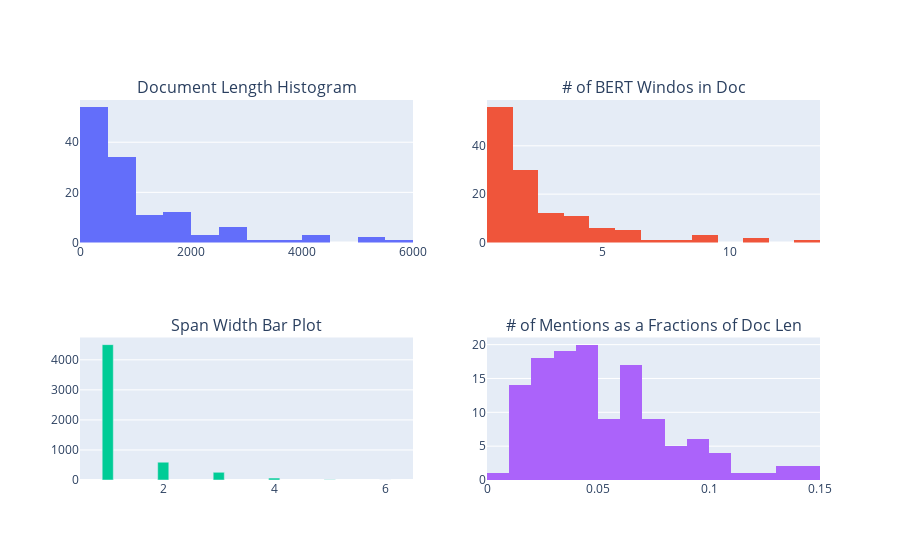

The code cell stored with this chart in its notebook:
### Code cell
fig = make_subplots(rows=2, cols=2, 
                   subplot_titles=("Document Length Histogram", "# of BERT Windos in Doc", 
                                   "Span Width Bar Plot", "# of Mentions as a Fractions of Doc Len"))

x, y = zip(*sorted(span_width.items()))
fig.add_trace(
    go.Histogram(x=doc_lengths),
    row=1, col=1
)

fig.add_trace(
    go.Histogram(x=num_bert_windows),
    row=1, col=2
)

fig.add_trace(
    go.Bar(x=x, y=y, width=0.2),
    row=2, col=1
)

fig.add_trace(
    go.Histogram(x=span_count_fracs),
    row=2, col=2
)

fig.update_layout(showlegend=False)
fig.show()

### Figure 1 — Plotly figure (JSON) as saved in the notebook; plotly's stock layout.template omitted (floating-point values rounded to 4 significant figures)
{"data": [{"type": "histogram", "x": [1464, 1685, 1593, 295, 281, 283, 262, 117, 233, 297, 228, 295, 198, 188, 245, 489, 254, 203, 618, 479, 293, 318, 328, 213, 401, 460, 500, 181, 335, 170, 301, 169, 803, 437, 158, 156, 886, 832, 168, 404, 207, 219, 167, 630, 554, 318, 537, 422, 457, 506, 529, 702, 581, 1467, 1975, 1739, 1749, 589, 307, 380, 252, 216, 132, 203, 400, 213, 461, 129, 307, 2903, 2801, 5926, 965, 320, 1968, 601, 646, 2937, 1935, 2834, 2335, 701, 5259, 743, 1525, 2008, 3318, 5329, 4079, 4268, 1942, 915, 1161, 1208, 1970, 1062, 1038, 484, 3771, 886, 590, 1205, 459, 2524, 395, 558, 2011, 1032, 1214, 1959, 1097, 650, 622, 708, 952, 864, 666, 625, 1133, 977, 976, 328, 834, 847, 4101, 1698, 2561, 684], "xaxis": "x", "yaxis": "y"}, {"type": "histogram", "x": [3, 4, 4, 1, 1, 1, 1, 1, 1, 1, 1, 1, 1, 1, 1, 1, 1, 1, 2, 1, 1, 1, 1, 1, 1, 1, 1, 1, 1, 1, 1, 1, 2, 1, 1, 1, 2, 2, 1, 1, 1, 1, 1, 2, 2, 1, 2, 1, 1, 1, 2, 2, 2, 3, 5, 4, 4, 2, 1, 1, 1, 1, 1, 1, 1, 1, 1, 1, 1, 6, 6, 13, 2, 1, 4, 2, 2, 6, 4, 6, 5, 2, 11, 2, 4, 5, 7, 11, 9, 9, 4, 2, 3, 3, 5, 4, 3, 1, 8, 3, 2, 3, 1, 5, 1, 2, 5, 3, 3, 4, 3, 2, 2, 2, 2, 2, 2, 2, 3, 2, 2, 1, 2, 3, 9, 4, 6, 2], "xaxis": "x2", "yaxis": "y2"}, {"type": "bar", "width": 0.2, "x": [1, 2, 3, 4, 5, 6], "xaxis": "x3", "y": [4505, 593, 255, 63, 7, 2], "yaxis": "y3"}, {"type": "histogram", "x": [0.09836, 0.05697, 0.04206, 0.07458, 0.08541, 0.06007, 0.04198, 0.09402, 0.06009, 0.07407, 0.136, 0.1322, 0.04545, 0.1436, 0.05306, 0.04294, 0.09449, 0.1232, 0.08576, 0.07098, 0.05461, 0.06289, 0.06707, 0.07512, 0.05486, 0.06957, 0.07, 0.105, 0.06567, 0.03529, 0.09635, 0.0355, 0.04234, 0.04348, 0.06329, 0.141, 0.04966, 0.03365, 0.04762, 0.04455, 0.03865, 0.07306, 0.08383, 0.1095, 0.04332, 0.07547, 0.02607, 0.1019, 0.08753, 0.1126, 0.04537, 0.06268, 0.0654, 0.06408, 0.04709, 0.06383, 0.03716, 0.03056, 0.09121, 0.03421, 0.05952, 0.06019, 0.07576, 0.05419, 0.105, 0.0939, 0.01952, 0.06977, 0.03583, 0.02067, 0.01071, 0.05805, 0.03316, 0.0625, 0.03862, 0.004992, 0.02786, 0.02826, 0.02481, 0.06563, 0.04968, 0.01854, 0.01978, 0.02423, 0.03213, 0.01046, 0.0651, 0.01088, 0.04609, 0.03491, 0.05201, 0.08634, 0.02584, 0.04636, 0.05076, 0.04708, 0.04528, 0.02893, 0.02837, 0.0316, 0.02034, 0.02739, 0.0305, 0.03962, 0.04557, 0.03226, 0.0189, 0.03101, 0.02389, 0.01787, 0.01641, 0.02462, 0.01286, 0.02119, 0.01681, 0.04051, 0.02102, 0.04, 0.01324, 0.01228, 0.02459, 0.07927, 0.02518, 0.03306, 0.03584, 0.01413, 0.02109, 0.06579], "xaxis": "x4", "yaxis": "y4"}], "layout": {"annotations": [{"font": {"size": 16}, "showarrow": false, "text": "Document Length Histogram", "x": 0.225, "xanchor": "center", "xref": "paper", "y": 1, "yanchor": "bottom", "yref": "paper"}, {"font": {"size": 16}, "showarrow": false, "text": "# of BERT Windos in Doc", "x": 0.775, "xanchor": "center", "xref": "paper", "y": 1, "yanchor": "bottom", "yref": "paper"}, {"font": {"size": 16}, "showarrow": false, "text": "Span Width Bar Plot", "x": 0.225, "xanchor": "center", "xref": "paper", "y": 0.375, "yanchor": "bottom", "yref": "paper"}, {"font": {"size": 16}, "showarrow": false, "text": "# of Mentions as a Fractions of Doc Len", "x": 0.775, "xanchor": "center", "xref": "paper", "y": 0.375, "yanchor": "bottom", "yref": "paper"}], "showlegend": false, "xaxis": {"anchor": "y", "domain": [0, 0.45]}, "xaxis2": {"anchor": "y2", "domain": [0.55, 1]}, "xaxis3": {"anchor": "y3", "domain": [0, 0.45]}, "xaxis4": {"anchor": "y4", "domain": [0.55, 1]}, "yaxis": {"anchor": "x", "domain": [0.625, 1]}, "yaxis2": {"anchor": "x2", "domain": [0.625, 1]}, "yaxis3": {"anchor": "x3", "domain": [0, 0.375]}, "yaxis4": {"anchor": "x4", "domain": [0, 0.375]}}}
